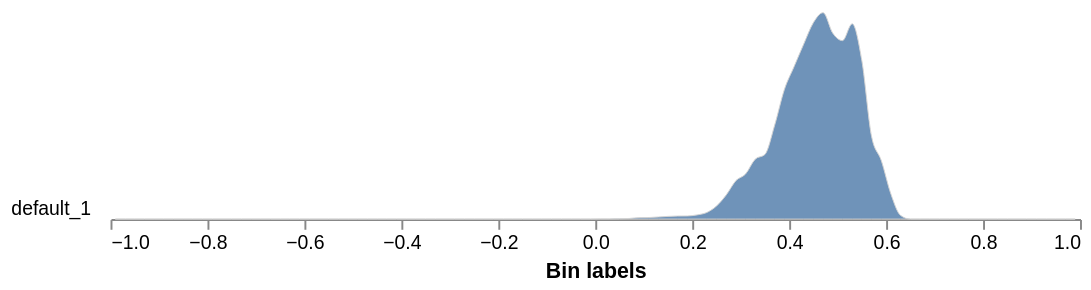
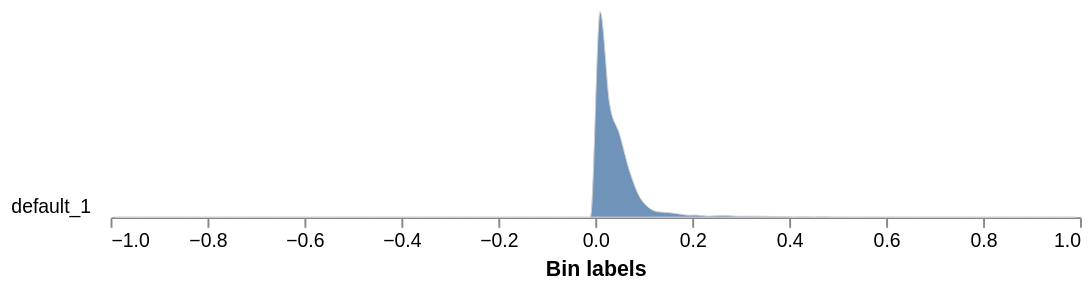
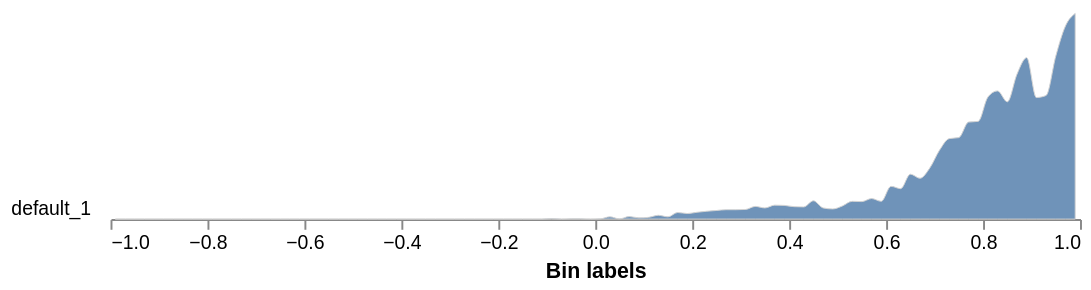
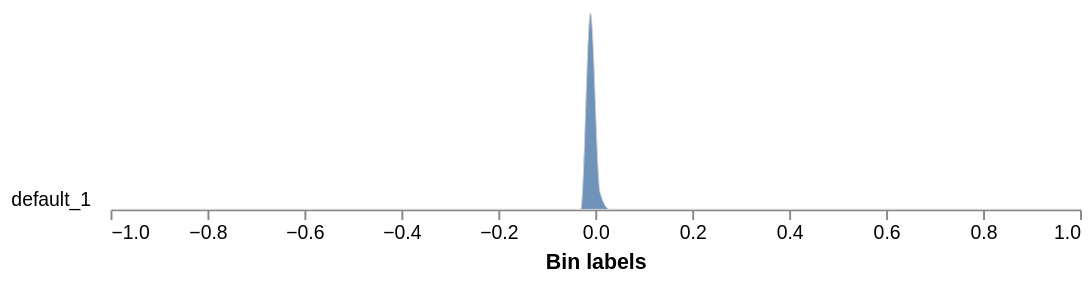

The code cell stored with these charts, in order, in its notebook:
### Code cell
# Wavelengths (nm) available in this image
available = np.array([float(w) for w in ms.wavelength_dict.keys()])
print(f"Wavelengths in this image: {sorted(available.tolist())}")

for name, (func, needed, min_bin, max_bin, min_value, max_value) in INDICES.items():
    # Closest available band to each needed wavelength
    bands = [available[np.argmin(np.abs(available - wl))] for wl in needed]
    # Skip if a needed wavelength has no band within DISTANCE, or two needed wavelengths share one band
    if any(abs(b - wl) > DISTANCE for b, wl in zip(bands, needed)) or len(set(bands)) < len(bands):
        print(f"Skipping {name}: this image lacks separate bands near {needed} nm")
        continue

    # Workaround: PlantCV's debug preview of an MS index crashes on the 2-D index array
    debug = pcv.params.debug
    pcv.params.debug = None
    index_img = func(ms, distance=DISTANCE)
    pcv.params.debug = debug
    if index_img is None:  # PlantCV's own check can also decline (it warns and returns None)
        print(f"Skipping {name}: PlantCV could not calculate it with these wavelengths")
        continue

    print(f"Calculating {name}")
    # Workaround: spectral_index functions don't set array_type, but analyze.spectral_index needs it
    index_img.array_type = f"index_{name}"
    # Histogram of index values inside the plant mask (saved to the results file)
    pcv.analyze.spectral_index(index_img=index_img, labeled_mask=kept_mask,
                               min_bin=min_bin, max_bin=max_bin)
    # Pseudocolor image to see spatial patterns
    pcv.visualize.pseudocolor(gray_img=index_img.array_data, mask=kept_mask, cmap='jet',
                              min_value=min_value, max_value=max_value)

### Figure 1 — Vega-Lite specification as saved in the notebook (floating-point values rounded to 4 significant figures)
{"config": {"view": {"continuousWidth": 300, "continuousHeight": 300, "stroke": null}, "axis": {"grid": false}, "facet": {"columns": 1, "spacing": 0}, "title": {"anchor": "end"}}, "data": {"name": "data-1c97e2e5a5a878669f87ffdcd2a283a0"}, "facet": {"field": "sample", "header": {"labelAngle": 0, "labelAlign": "left", "labelOrient": "left"}, "title": null, "type": "nominal"}, "spec": {"mark": {"type": "area", "fillOpacity": 0.8, "interpolate": "monotone", "stroke": "lightgray", "strokeWidth": 0.5}, "encoding": {"x": {"field": "label", "title": "Bin labels", "type": "quantitative"}, "y": {"axis": null, "field": "value", "scale": {"range": [10, -100]}, "type": "quantitative"}}, "height": 10, "width": 500}, "bounds": "flush", "$schema": "https://vega.github.io/schema/vega-lite/v5.20.1.json", "datasets": {"data-1c97e2e5a5a878669f87ffdcd2a283a0": [{"sample": "default_1", "value": 0.0, "label": -0.99}, {"sample": "default_1", "value": 0.0, "label": -0.97}, {"sample": "default_1", "value": 0.0, "label": -0.95}, {"sample": "default_1", "value": 0.0, "label": -0.93}, {"sample": "default_1", "value": 0.0, "label": -0.91}, {"sample": "default_1", "value": 0.0, "label": -0.89}, {"sample": "default_1", "value": 0.0, "label": -0.87}, {"sample": "default_1", "value": 0.0, "label": -0.85}, {"sample": "default_1", "value": 0.0, "label": -0.83}, {"sample": "default_1", "value": 0.0, "label": -0.81}, {"sample": "default_1", "value": 0.0, "label": -0.79}, {"sample": "default_1", "value": 0.0, "label": -0.77}, {"sample": "default_1", "value": 0.0, "label": -0.75}, {"sample": "default_1", "value": 0.0, "label": -0.73}, {"sample": "default_1", "value": 0.0, "label": -0.71}, {"sample": "default_1", "value": 0.0, "label": -0.69}, {"sample": "default_1", "value": 0.0, "label": -0.67}, {"sample": "default_1", "value": 0.0, "label": -0.65}, {"sample": "default_1", "value": 0.0, "label": -0.63}, {"sample": "default_1", "value": 0.0, "label": -0.61}, {"sample": "default_1", "value": 0.0, "label": -0.59}, {"sample": "default_1", "value": 0.0, "label": -0.57}, {"sample": "default_1", "value": 0.0, "label": -0.55}, {"sample": "default_1", "value": 0.0, "label": -0.53}, {"sample": "default_1", "value": 0.0, "label": -0.51}, {"sample": "default_1", "value": 0.0, "label": -0.49}, {"sample": "default_1", "value": 0.0, "label": -0.47}, {"sample": "default_1", "value": 0.0, "label": -0.45}, {"sample": "default_1", "value": 0.0, "label": -0.43}, {"sample": "default_1", "value": 0.0, "label": -0.41}, {"sample": "default_1", "value": 0.0, "label": -0.39}, {"sample": "default_1", "value": 0.0, "label": -0.37}, {"sample": "default_1", "value": 0.0, "label": -0.35}, {"sample": "default_1", "value": 0.0, "label": -0.33}, {"sample": "default_1", "value": 0.0, "label": -0.31}, {"sample": "default_1", "value": 0.0, "label": -0.29}, {"sample": "default_1", "value": 0.0, "label": -0.27}, {"sample": "default_1", "value": 0.0, "label": -0.25}, {"sample": "default_1", "value": 0.0, "label": -0.23}, {"sample": "default_1", "value": 0.0, "label": -0.21}, {"sample": "default_1", "value": 0.0, "label": -0.19}, {"sample": "default_1", "value": 0.0, "label": -0.17}, {"sample": "default_1", "value": 0.0, "label": -0.15}, {"sample": "default_1", "value": 0.0, "label": -0.13}, {"sample": "default_1", "value": 0.0, "label": -0.11}, {"sample": "default_1", "value": 0.0, "label": -0.09}, {"sample": "default_1", "value": 0.0, "label": -0.07}, {"sample": "default_1", "value": 0.0, "label": -0.05}, {"sample": "default_1", "value": 0.0, "label": -0.03}, {"sample": "default_1", "value": 0.0, "label": -0.01}, {"sample": "default_1", "value": 0.009522, "label": 0.01}, {"sample": "default_1", "value": 0.01047, "label": 0.03}, {"sample": "default_1", "value": 0.01809, "label": 0.05}, {"sample": "default_1", "value": 0.03047, "label": 0.07}, {"sample": "default_1", "value": 0.06761, "label": 0.09}, {"sample": "default_1", "value": 0.07332, "label": 0.11}, {"sample": "default_1", "value": 0.09903, "label": 0.13}, {"sample": "default_1", "value": 0.1276, "label": 0.15}, {"sample": "default_1", "value": 0.1438, "label": 0.17}, {"sample": "default_1", "value": 0.1486, "label": 0.19}, {"sample": "default_1", "value": 0.1981, "label": 0.21}, {"sample": "default_1", "value": 0.3095, "label": 0.23}, {"sample": "default_1", "value": 0.6113, "label": 0.25}, {"sample": "default_1", "value": 1.127, "label": 0.27}, {"sample": "default_1", "value": 1.801, "label": 0.29}, {"sample": "default_1", "value": 2.116, "label": 0.31}, {"sample": "default_1", "value": 2.812, "label": 0.33}, {"sample": "default_1", "value": 3.031, "label": 0.35}, {"sample": "default_1", "value": 4.398, "label": 0.37}, {"sample": "default_1", "value": 6.07, "label": 0.39}, {"sample": "default_1", "value": 7.145, "label": 0.41}, {"sample": "default_1", "value": 8.205, "label": 0.43}, {"sample": "default_1", "value": 9.214, "label": 0.45}, {"sample": "default_1", "value": 9.68, "label": 0.47}, {"sample": "default_1", "value": 8.716, "label": 0.49}, {"sample": "default_1", "value": 8.368, "label": 0.51}, {"sample": "default_1", "value": 9.158, "label": 0.53}, {"sample": "default_1", "value": 7.419, "label": 0.55}, {"sample": "default_1", "value": 3.873, "label": 0.57}, {"sample": "default_1", "value": 2.748, "label": 0.59}, {"sample": "default_1", "value": 1.167, "label": 0.61}, {"sample": "default_1", "value": 0.1685, "label": 0.63}, {"sample": "default_1", "value": 0.001904, "label": 0.65}, {"sample": "default_1", "value": 0.0, "label": 0.67}, {"sample": "default_1", "value": 0.0, "label": 0.69}, {"sample": "default_1", "value": 0.0, "label": 0.71}, {"sample": "default_1", "value": 0.0, "label": 0.73}, {"sample": "default_1", "value": 0.0, "label": 0.75}, {"sample": "default_1", "value": 0.0, "label": 0.77}, {"sample": "default_1", "value": 0.0, "label": 0.79}, {"sample": "default_1", "value": 0.0, "label": 0.81}, {"sample": "default_1", "value": 0.0, "label": 0.83}, {"sample": "default_1", "value": 0.0, "label": 0.85}, {"sample": "default_1", "value": 0.0, "label": 0.87}, {"sample": "default_1", "value": 0.0, "label": 0.89}, {"sample": "default_1", "value": 0.0, "label": 0.91}, {"sample": "default_1", "value": 0.0, "label": 0.93}, {"sample": "default_1", "value": 0.0, "label": 0.95}, {"sample": "default_1", "value": 0.0, "label": 0.97}, {"sample": "default_1", "value": 0.0, "label": 0.99}]}}

### Figure 2 — Vega-Lite specification as saved in the notebook (floating-point values rounded to 4 significant figures)
{"config": {"view": {"continuousWidth": 300, "continuousHeight": 300, "stroke": null}, "axis": {"grid": false}, "facet": {"columns": 1, "spacing": 0}, "title": {"anchor": "end"}}, "data": {"name": "data-a18028b04d77260d9b96ed3331cab4d7"}, "facet": {"field": "sample", "header": {"labelAngle": 0, "labelAlign": "left", "labelOrient": "left"}, "title": null, "type": "nominal"}, "spec": {"mark": {"type": "area", "fillOpacity": 0.8, "interpolate": "monotone", "stroke": "lightgray", "strokeWidth": 0.5}, "encoding": {"x": {"field": "label", "title": "Bin labels", "type": "quantitative"}, "y": {"axis": null, "field": "value", "scale": {"range": [10, -100]}, "type": "quantitative"}}, "height": 10, "width": 500}, "bounds": "flush", "$schema": "https://vega.github.io/schema/vega-lite/v5.20.1.json", "datasets": {"data-a18028b04d77260d9b96ed3331cab4d7": [{"sample": "default_1", "value": 0.0, "label": -0.99}, {"sample": "default_1", "value": 0.0, "label": -0.97}, {"sample": "default_1", "value": 0.0, "label": -0.95}, {"sample": "default_1", "value": 0.0, "label": -0.93}, {"sample": "default_1", "value": 0.0, "label": -0.91}, {"sample": "default_1", "value": 0.0, "label": -0.89}, {"sample": "default_1", "value": 0.0, "label": -0.87}, {"sample": "default_1", "value": 0.0, "label": -0.85}, {"sample": "default_1", "value": 0.0, "label": -0.83}, {"sample": "default_1", "value": 0.0, "label": -0.81}, {"sample": "default_1", "value": 0.0, "label": -0.79}, {"sample": "default_1", "value": 0.0, "label": -0.77}, {"sample": "default_1", "value": 0.0, "label": -0.75}, {"sample": "default_1", "value": 0.0, "label": -0.73}, {"sample": "default_1", "value": 0.0, "label": -0.71}, {"sample": "default_1", "value": 0.0, "label": -0.69}, {"sample": "default_1", "value": 0.0, "label": -0.67}, {"sample": "default_1", "value": 0.0, "label": -0.65}, {"sample": "default_1", "value": 0.0, "label": -0.63}, {"sample": "default_1", "value": 0.0, "label": -0.61}, {"sample": "default_1", "value": 0.0, "label": -0.59}, {"sample": "default_1", "value": 0.0, "label": -0.57}, {"sample": "default_1", "value": 0.0, "label": -0.55}, {"sample": "default_1", "value": 0.0, "label": -0.53}, {"sample": "default_1", "value": 0.0, "label": -0.51}, {"sample": "default_1", "value": 0.0, "label": -0.49}, {"sample": "default_1", "value": 0.0, "label": -0.47}, {"sample": "default_1", "value": 0.0, "label": -0.45}, {"sample": "default_1", "value": 0.0, "label": -0.43}, {"sample": "default_1", "value": 0.0, "label": -0.41}, {"sample": "default_1", "value": 0.0, "label": -0.39}, {"sample": "default_1", "value": 0.0, "label": -0.37}, {"sample": "default_1", "value": 0.0, "label": -0.35}, {"sample": "default_1", "value": 0.0, "label": -0.33}, {"sample": "default_1", "value": 0.0, "label": -0.31}, {"sample": "default_1", "value": 0.0, "label": -0.29}, {"sample": "default_1", "value": 0.0, "label": -0.27}, {"sample": "default_1", "value": 0.0, "label": -0.25}, {"sample": "default_1", "value": 0.0, "label": -0.23}, {"sample": "default_1", "value": 0.0, "label": -0.21}, {"sample": "default_1", "value": 0.0, "label": -0.19}, {"sample": "default_1", "value": 0.0, "label": -0.17}, {"sample": "default_1", "value": 0.0, "label": -0.15}, {"sample": "default_1", "value": 0.0, "label": -0.13}, {"sample": "default_1", "value": 0.0, "label": -0.11}, {"sample": "default_1", "value": 0.0, "label": -0.09}, {"sample": "default_1", "value": 0.0, "label": -0.07}, {"sample": "default_1", "value": 0.0, "label": -0.05}, {"sample": "default_1", "value": 0.0, "label": -0.03}, {"sample": "default_1", "value": 0.0, "label": -0.01}, {"sample": "default_1", "value": 4.817, "label": 0.01}, {"sample": "default_1", "value": 2.629, "label": 0.03}, {"sample": "default_1", "value": 1.952, "label": 0.05}, {"sample": "default_1", "value": 1.109, "label": 0.07}, {"sample": "default_1", "value": 0.5075, "label": 0.09}, {"sample": "default_1", "value": 0.2247, "label": 0.11}, {"sample": "default_1", "value": 0.1247, "label": 0.13}, {"sample": "default_1", "value": 0.1076, "label": 0.15}, {"sample": "default_1", "value": 0.08094, "label": 0.17}, {"sample": "default_1", "value": 0.04761, "label": 0.19}, {"sample": "default_1", "value": 0.04856, "label": 0.21}, {"sample": "default_1", "value": 0.02476, "label": 0.23}, {"sample": "default_1", "value": 0.03428, "label": 0.25}, {"sample": "default_1", "value": 0.03619, "label": 0.27}, {"sample": "default_1", "value": 0.02381, "label": 0.29}, {"sample": "default_1", "value": 0.02381, "label": 0.31}, {"sample": "default_1", "value": 0.02285, "label": 0.33}, {"sample": "default_1", "value": 0.02095, "label": 0.35}, {"sample": "default_1", "value": 0.01524, "label": 0.37}, {"sample": "default_1", "value": 0.01333, "label": 0.39}, {"sample": "default_1", "value": 0.003809, "label": 0.41}, {"sample": "default_1", "value": 0.007618, "label": 0.43}, {"sample": "default_1", "value": 0.003809, "label": 0.45}, {"sample": "default_1", "value": 0.007618, "label": 0.47}, {"sample": "default_1", "value": 0.002857, "label": 0.49}, {"sample": "default_1", "value": 0.002857, "label": 0.51}, {"sample": "default_1", "value": 0.0009522, "label": 0.53}, {"sample": "default_1", "value": 0.0, "label": 0.55}, {"sample": "default_1", "value": 0.002857, "label": 0.57}, {"sample": "default_1", "value": 0.001904, "label": 0.59}, {"sample": "default_1", "value": 0.001904, "label": 0.61}, {"sample": "default_1", "value": 0.0, "label": 0.63}, {"sample": "default_1", "value": 0.0, "label": 0.65}, {"sample": "default_1", "value": 0.0, "label": 0.67}, {"sample": "default_1", "value": 0.0, "label": 0.69}, {"sample": "default_1", "value": 0.0, "label": 0.71}, {"sample": "default_1", "value": 0.0, "label": 0.73}, {"sample": "default_1", "value": 0.0, "label": 0.75}, {"sample": "default_1", "value": 0.0, "label": 0.77}, {"sample": "default_1", "value": 0.0, "label": 0.79}, {"sample": "default_1", "value": 0.0, "label": 0.81}, {"sample": "default_1", "value": 0.0, "label": 0.83}, {"sample": "default_1", "value": 0.0, "label": 0.85}, {"sample": "default_1", "value": 0.0, "label": 0.87}, {"sample": "default_1", "value": 0.0, "label": 0.89}, {"sample": "default_1", "value": 0.0, "label": 0.91}, {"sample": "default_1", "value": 0.0, "label": 0.93}, {"sample": "default_1", "value": 0.0, "label": 0.95}, {"sample": "default_1", "value": 0.0, "label": 0.97}, {"sample": "default_1", "value": 0.0, "label": 0.99}]}}

### Figure 3 — Vega-Lite specification as saved in the notebook (floating-point values rounded to 4 significant figures)
{"config": {"view": {"continuousWidth": 300, "continuousHeight": 300, "stroke": null}, "axis": {"grid": false}, "facet": {"columns": 1, "spacing": 0}, "title": {"anchor": "end"}}, "data": {"name": "data-72cc92b82a9f0db1d91a05fe2fc674e5"}, "facet": {"field": "sample", "header": {"labelAngle": 0, "labelAlign": "left", "labelOrient": "left"}, "title": null, "type": "nominal"}, "spec": {"mark": {"type": "area", "fillOpacity": 0.8, "interpolate": "monotone", "stroke": "lightgray", "strokeWidth": 0.5}, "encoding": {"x": {"field": "label", "title": "Bin labels", "type": "quantitative"}, "y": {"axis": null, "field": "value", "scale": {"range": [10, -100]}, "type": "quantitative"}}, "height": 10, "width": 500}, "bounds": "flush", "$schema": "https://vega.github.io/schema/vega-lite/v5.20.1.json", "datasets": {"data-72cc92b82a9f0db1d91a05fe2fc674e5": [{"sample": "default_1", "value": 0.0, "label": -0.99}, {"sample": "default_1", "value": 0.0, "label": -0.97}, {"sample": "default_1", "value": 0.0, "label": -0.95}, {"sample": "default_1", "value": 0.0, "label": -0.93}, {"sample": "default_1", "value": 0.0, "label": -0.91}, {"sample": "default_1", "value": 0.0, "label": -0.89}, {"sample": "default_1", "value": 0.0, "label": -0.87}, {"sample": "default_1", "value": 0.0, "label": -0.85}, {"sample": "default_1", "value": 0.0, "label": -0.83}, {"sample": "default_1", "value": 0.0, "label": -0.81}, {"sample": "default_1", "value": 0.0, "label": -0.79}, {"sample": "default_1", "value": 0.0, "label": -0.77}, {"sample": "default_1", "value": 0.0, "label": -0.75}, {"sample": "default_1", "value": 0.0, "label": -0.73}, {"sample": "default_1", "value": 0.0, "label": -0.71}, {"sample": "default_1", "value": 0.0, "label": -0.69}, {"sample": "default_1", "value": 0.0, "label": -0.67}, {"sample": "default_1", "value": 0.0, "label": -0.65}, {"sample": "default_1", "value": 0.0, "label": -0.63}, {"sample": "default_1", "value": 0.0, "label": -0.61}, {"sample": "default_1", "value": 0.0, "label": -0.59}, {"sample": "default_1", "value": 0.0, "label": -0.57}, {"sample": "default_1", "value": 0.0, "label": -0.55}, {"sample": "default_1", "value": 0.0, "label": -0.53}, {"sample": "default_1", "value": 0.0, "label": -0.51}, {"sample": "default_1", "value": 0.0, "label": -0.49}, {"sample": "default_1", "value": 0.0, "label": -0.47}, {"sample": "default_1", "value": 0.0, "label": -0.45}, {"sample": "default_1", "value": 0.0, "label": -0.43}, {"sample": "default_1", "value": 0.0, "label": -0.41}, {"sample": "default_1", "value": 0.0, "label": -0.39}, {"sample": "default_1", "value": 0.0, "label": -0.37}, {"sample": "default_1", "value": 0.0, "label": -0.35}, {"sample": "default_1", "value": 0.0, "label": -0.33}, {"sample": "default_1", "value": 0.0, "label": -0.31}, {"sample": "default_1", "value": 0.0, "label": -0.29}, {"sample": "default_1", "value": 0.0, "label": -0.27}, {"sample": "default_1", "value": 0.0, "label": -0.25}, {"sample": "default_1", "value": 0.0, "label": -0.23}, {"sample": "default_1", "value": 0.0, "label": -0.21}, {"sample": "default_1", "value": 0.0, "label": -0.19}, {"sample": "default_1", "value": 0.0, "label": -0.17}, {"sample": "default_1", "value": 0.0, "label": -0.15}, {"sample": "default_1", "value": 0.0, "label": -0.13}, {"sample": "default_1", "value": 0.0, "label": -0.11}, {"sample": "default_1", "value": 0.001904, "label": -0.09}, {"sample": "default_1", "value": 0.0, "label": -0.07}, {"sample": "default_1", "value": 0.0009522, "label": -0.05}, {"sample": "default_1", "value": 0.0009522, "label": -0.03}, {"sample": "default_1", "value": 0.0, "label": -0.01}, {"sample": "default_1", "value": 0.0009522, "label": 0.01}, {"sample": "default_1", "value": 0.00857, "label": 0.03}, {"sample": "default_1", "value": 0.0009522, "label": 0.05}, {"sample": "default_1", "value": 0.009522, "label": 0.07}, {"sample": "default_1", "value": 0.004761, "label": 0.09}, {"sample": "default_1", "value": 0.006666, "label": 0.11}, {"sample": "default_1", "value": 0.01428, "label": 0.13}, {"sample": "default_1", "value": 0.00857, "label": 0.15}, {"sample": "default_1", "value": 0.02476, "label": 0.17}, {"sample": "default_1", "value": 0.02095, "label": 0.19}, {"sample": "default_1", "value": 0.02571, "label": 0.21}, {"sample": "default_1", "value": 0.02952, "label": 0.23}, {"sample": "default_1", "value": 0.03238, "label": 0.25}, {"sample": "default_1", "value": 0.03523, "label": 0.27}, {"sample": "default_1", "value": 0.03523, "label": 0.29}, {"sample": "default_1", "value": 0.03619, "label": 0.31}, {"sample": "default_1", "value": 0.04761, "label": 0.33}, {"sample": "default_1", "value": 0.0419, "label": 0.35}, {"sample": "default_1", "value": 0.05237, "label": 0.37}, {"sample": "default_1", "value": 0.05142, "label": 0.39}, {"sample": "default_1", "value": 0.04666, "label": 0.41}, {"sample": "default_1", "value": 0.04571, "label": 0.43}, {"sample": "default_1", "value": 0.06856, "label": 0.45}, {"sample": "default_1", "value": 0.0419, "label": 0.47}, {"sample": "default_1", "value": 0.03809, "label": 0.49}, {"sample": "default_1", "value": 0.04952, "label": 0.51}, {"sample": "default_1", "value": 0.06666, "label": 0.53}, {"sample": "default_1", "value": 0.0657, "label": 0.55}, {"sample": "default_1", "value": 0.07713, "label": 0.57}, {"sample": "default_1", "value": 0.06666, "label": 0.59}, {"sample": "default_1", "value": 0.1228, "label": 0.61}, {"sample": "default_1", "value": 0.1143, "label": 0.63}, {"sample": "default_1", "value": 0.1685, "label": 0.65}, {"sample": "default_1", "value": 0.1533, "label": 0.67}, {"sample": "default_1", "value": 0.1914, "label": 0.69}, {"sample": "default_1", "value": 0.2581, "label": 0.71}, {"sample": "default_1", "value": 0.3019, "label": 0.73}, {"sample": "default_1", "value": 0.3057, "label": 0.75}, {"sample": "default_1", "value": 0.3638, "label": 0.77}, {"sample": "default_1", "value": 0.3666, "label": 0.79}, {"sample": "default_1", "value": 0.458, "label": 0.81}, {"sample": "default_1", "value": 0.4809, "label": 0.83}, {"sample": "default_1", "value": 0.4399, "label": 0.85}, {"sample": "default_1", "value": 0.5437, "label": 0.87}, {"sample": "default_1", "value": 0.6056, "label": 0.89}, {"sample": "default_1", "value": 0.4561, "label": 0.91}, {"sample": "default_1", "value": 0.4637, "label": 0.93}, {"sample": "default_1", "value": 0.6113, "label": 0.95}, {"sample": "default_1", "value": 0.7247, "label": 0.97}, {"sample": "default_1", "value": 0.7713, "label": 0.99}]}}

### Figure 4 — Vega-Lite specification as saved in the notebook (floating-point values rounded to 4 significant figures)
{"config": {"view": {"continuousWidth": 300, "continuousHeight": 300, "stroke": null}, "axis": {"grid": false}, "facet": {"columns": 1, "spacing": 0}, "title": {"anchor": "end"}}, "data": {"name": "data-cdc32ec897e450bc0206d51629148ea0"}, "facet": {"field": "sample", "header": {"labelAngle": 0, "labelAlign": "left", "labelOrient": "left"}, "title": null, "type": "nominal"}, "spec": {"mark": {"type": "area", "fillOpacity": 0.8, "interpolate": "monotone", "stroke": "lightgray", "strokeWidth": 0.5}, "encoding": {"x": {"field": "label", "title": "Bin labels", "type": "quantitative"}, "y": {"axis": null, "field": "value", "scale": {"range": [10, -100]}, "type": "quantitative"}}, "height": 10, "width": 500}, "bounds": "flush", "$schema": "https://vega.github.io/schema/vega-lite/v5.20.1.json", "datasets": {"data-cdc32ec897e450bc0206d51629148ea0": [{"sample": "default_1", "value": 0.0, "label": -0.99}, {"sample": "default_1", "value": 0.0, "label": -0.97}, {"sample": "default_1", "value": 0.0, "label": -0.95}, {"sample": "default_1", "value": 0.0, "label": -0.93}, {"sample": "default_1", "value": 0.0, "label": -0.91}, {"sample": "default_1", "value": 0.0, "label": -0.89}, {"sample": "default_1", "value": 0.0, "label": -0.87}, {"sample": "default_1", "value": 0.0, "label": -0.85}, {"sample": "default_1", "value": 0.0, "label": -0.83}, {"sample": "default_1", "value": 0.0, "label": -0.81}, {"sample": "default_1", "value": 0.0, "label": -0.79}, {"sample": "default_1", "value": 0.0, "label": -0.77}, {"sample": "default_1", "value": 0.0, "label": -0.75}, {"sample": "default_1", "value": 0.0, "label": -0.73}, {"sample": "default_1", "value": 0.0, "label": -0.71}, {"sample": "default_1", "value": 0.0, "label": -0.69}, {"sample": "default_1", "value": 0.0, "label": -0.67}, {"sample": "default_1", "value": 0.0, "label": -0.65}, {"sample": "default_1", "value": 0.0, "label": -0.63}, {"sample": "default_1", "value": 0.0, "label": -0.61}, {"sample": "default_1", "value": 0.0, "label": -0.59}, {"sample": "default_1", "value": 0.0, "label": -0.57}, {"sample": "default_1", "value": 0.0, "label": -0.55}, {"sample": "default_1", "value": 0.0, "label": -0.53}, {"sample": "default_1", "value": 0.0, "label": -0.51}, {"sample": "default_1", "value": 0.0, "label": -0.49}, {"sample": "default_1", "value": 0.0, "label": -0.47}, {"sample": "default_1", "value": 0.0, "label": -0.45}, {"sample": "default_1", "value": 0.0, "label": -0.43}, {"sample": "default_1", "value": 0.0, "label": -0.41}, {"sample": "default_1", "value": 0.0, "label": -0.39}, {"sample": "default_1", "value": 0.0, "label": -0.37}, {"sample": "default_1", "value": 0.0, "label": -0.35}, {"sample": "default_1", "value": 0.0, "label": -0.33}, {"sample": "default_1", "value": 0.0, "label": -0.31}, {"sample": "default_1", "value": 0.0, "label": -0.29}, {"sample": "default_1", "value": 0.0, "label": -0.27}, {"sample": "default_1", "value": 0.0, "label": -0.25}, {"sample": "default_1", "value": 0.0, "label": -0.23}, {"sample": "default_1", "value": 0.0, "label": -0.21}, {"sample": "default_1", "value": 0.0, "label": -0.19}, {"sample": "default_1", "value": 0.0, "label": -0.17}, {"sample": "default_1", "value": 0.0, "label": -0.15}, {"sample": "default_1", "value": 0.0, "label": -0.13}, {"sample": "default_1", "value": 0.0, "label": -0.11}, {"sample": "default_1", "value": 0.0, "label": -0.09}, {"sample": "default_1", "value": 0.0, "label": -0.07}, {"sample": "default_1", "value": 0.0, "label": -0.05}, {"sample": "default_1", "value": 0.0, "label": -0.03}, {"sample": "default_1", "value": 92.07, "label": -0.01}, {"sample": "default_1", "value": 7.929, "label": 0.01}, {"sample": "default_1", "value": 0.0, "label": 0.03}, {"sample": "default_1", "value": 0.0, "label": 0.05}, {"sample": "default_1", "value": 0.0, "label": 0.07}, {"sample": "default_1", "value": 0.0, "label": 0.09}, {"sample": "default_1", "value": 0.0, "label": 0.11}, {"sample": "default_1", "value": 0.0, "label": 0.13}, {"sample": "default_1", "value": 0.0, "label": 0.15}, {"sample": "default_1", "value": 0.0, "label": 0.17}, {"sample": "default_1", "value": 0.0, "label": 0.19}, {"sample": "default_1", "value": 0.0, "label": 0.21}, {"sample": "default_1", "value": 0.0, "label": 0.23}, {"sample": "default_1", "value": 0.0, "label": 0.25}, {"sample": "default_1", "value": 0.0, "label": 0.27}, {"sample": "default_1", "value": 0.0, "label": 0.29}, {"sample": "default_1", "value": 0.0, "label": 0.31}, {"sample": "default_1", "value": 0.0, "label": 0.33}, {"sample": "default_1", "value": 0.0, "label": 0.35}, {"sample": "default_1", "value": 0.0, "label": 0.37}, {"sample": "default_1", "value": 0.0, "label": 0.39}, {"sample": "default_1", "value": 0.0, "label": 0.41}, {"sample": "default_1", "value": 0.0, "label": 0.43}, {"sample": "default_1", "value": 0.0, "label": 0.45}, {"sample": "default_1", "value": 0.0, "label": 0.47}, {"sample": "default_1", "value": 0.0, "label": 0.49}, {"sample": "default_1", "value": 0.0, "label": 0.51}, {"sample": "default_1", "value": 0.0, "label": 0.53}, {"sample": "default_1", "value": 0.0, "label": 0.55}, {"sample": "default_1", "value": 0.0, "label": 0.57}, {"sample": "default_1", "value": 0.0, "label": 0.59}, {"sample": "default_1", "value": 0.0, "label": 0.61}, {"sample": "default_1", "value": 0.0, "label": 0.63}, {"sample": "default_1", "value": 0.0, "label": 0.65}, {"sample": "default_1", "value": 0.0, "label": 0.67}, {"sample": "default_1", "value": 0.0, "label": 0.69}, {"sample": "default_1", "value": 0.0, "label": 0.71}, {"sample": "default_1", "value": 0.0, "label": 0.73}, {"sample": "default_1", "value": 0.0, "label": 0.75}, {"sample": "default_1", "value": 0.0, "label": 0.77}, {"sample": "default_1", "value": 0.0, "label": 0.79}, {"sample": "default_1", "value": 0.0, "label": 0.81}, {"sample": "default_1", "value": 0.0, "label": 0.83}, {"sample": "default_1", "value": 0.0, "label": 0.85}, {"sample": "default_1", "value": 0.0, "label": 0.87}, {"sample": "default_1", "value": 0.0, "label": 0.89}, {"sample": "default_1", "value": 0.0, "label": 0.91}, {"sample": "default_1", "value": 0.0, "label": 0.93}, {"sample": "default_1", "value": 0.0, "label": 0.95}, {"sample": "default_1", "value": 0.0, "label": 0.97}, {"sample": "default_1", "value": 0.0, "label": 0.99}]}}
